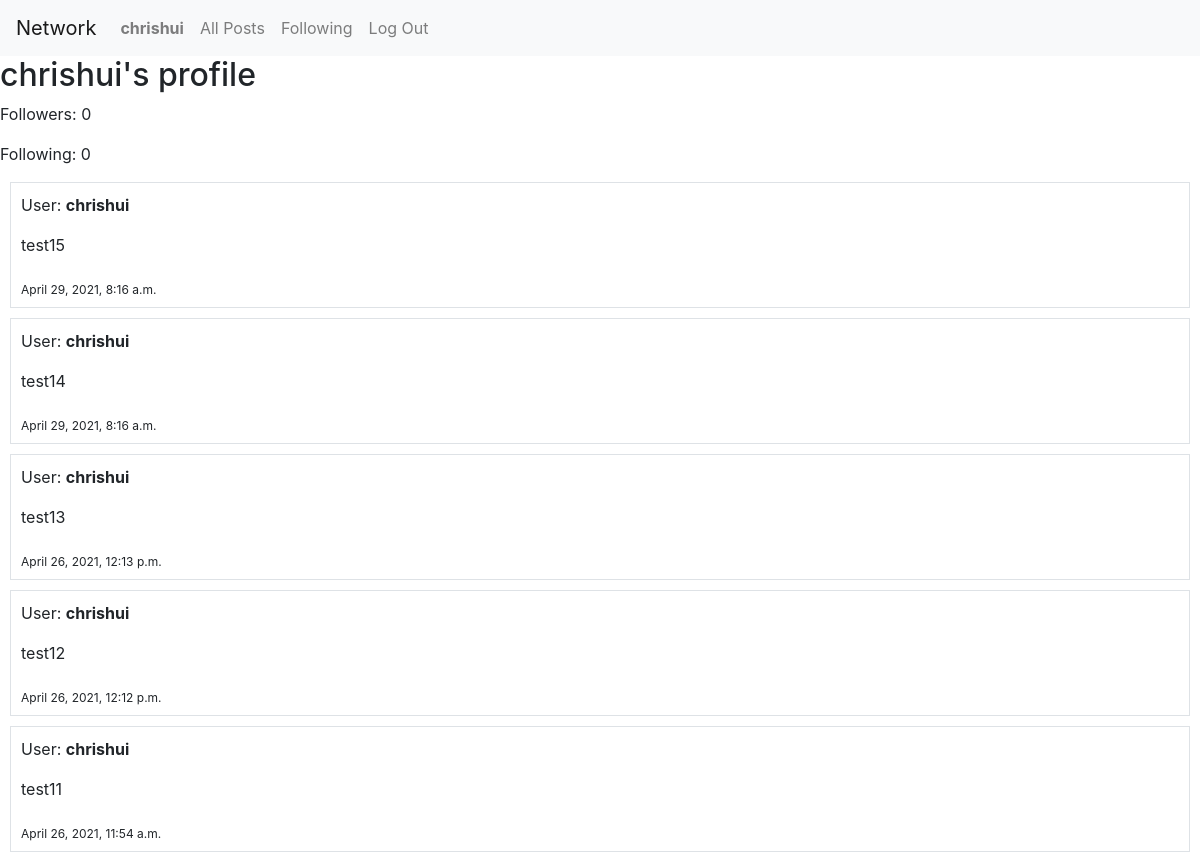
/profile/1 (signed in, upper part), run on an earlier commit of the app's database.
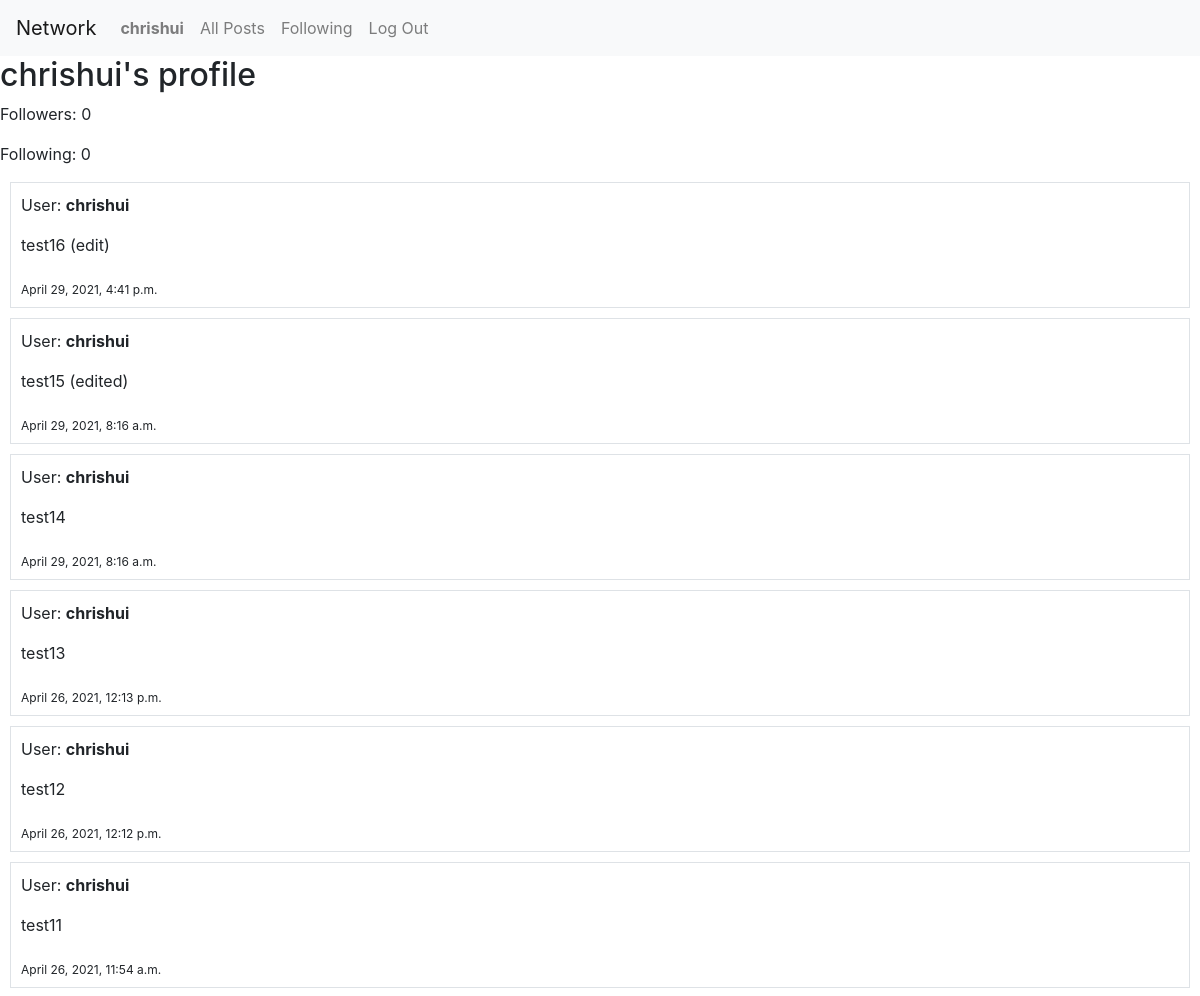
And on a later commit of the database.
### network/models.py (models this page shows, shortened)
class TimeStampMixin(models.Model):
    created_at = models.DateTimeField(auto_now_add=True)
    updated_at = models.DateTimeField(auto_now=True)
    class Meta:
        abstract = True

class Post(TimeStampMixin):
    user = models.ForeignKey(User, on_delete=models.CASCADE)
    content = models.CharField(max_length = 64)

class User(AbstractUser):
    pass

### network/views.py (the view)
# urls.py: path("profile/<int:user_id>", views.profile, name="profile"),
def profile(request, user_id):
    target_user = User.objects.get(id=user_id)
    user = request.user
    posts_chronological = []
    for object in Post.objects.filter(user=target_user):
        posts_chronological.insert(0,object)
    following_check = Profile.objects.filter(user=user, following=target_user).exists()
    following_count = len(Profile.objects.filter(user=target_user).values('following'))
    followers_count = len(Profile.objects.filter(user=target_user).values('followers'))
    return render(request, "network/profile.html", {
        "posts": posts_chronological,
        "profile": target_user,
        "following_check": following_check,
        "following_count": following_count,
        "followers_count": followers_count,
    })

### network/templates/network/profile.html (shortened to what this page needs)
{% extends "network/layout.html" %}
{% block body %}
  <h2> {{ profile.username }}'s profile</h2>
  <p> Followers: {{followers_count}}</p>
  <p> Following: {{following_count}}</p>
  {% for post in posts %}
    <div class="border" style="margin: 10px; padding: 10px;">
      <p>User:  <b> {{ post.user }} </b></p>
      <p> {{ post.content }} </p>
      <sub> {{ post.created_at }}</sub>
    </div>
  {% endfor %}
{% endblock %}

What changed in the data, as far as the page shows it:
added Post: user "chrishui", content "test16 (edit)", created_at "April 29, 2021, 4:41 p.m."
changed Post: content "test15" → "test15 (edited)"
